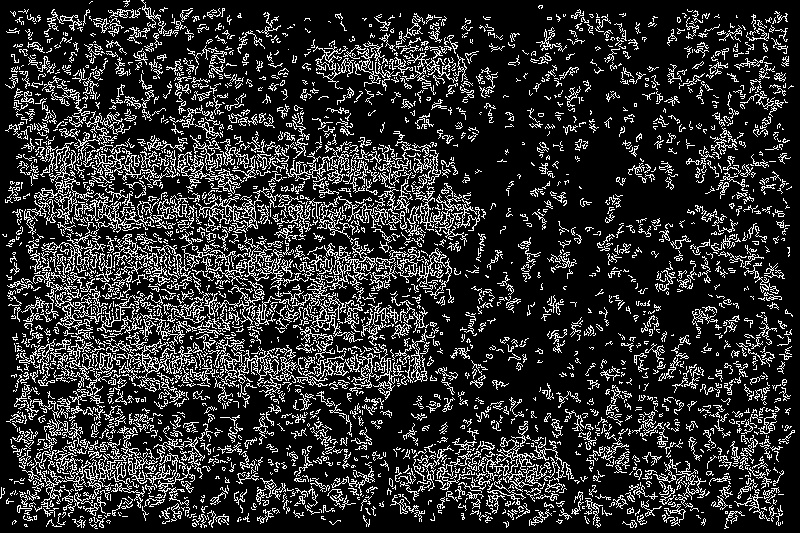
#> input picture output/IMG_5086_800_/edge/IMG_5086_800__deblurred_5_canny_5.jpg, 800 x 533 px; its folder holds only this picture in this run
$ python detect_and_recover.py output/IMG_5086_800_/edge/IMG_5086_800__deblurred_5_canny_5.jpg   (Python 2 division)   (older library calls are emulated)
#> lines starting #> are read from the running program, lines starting #| are printed output that depends on the picture; long printed decimals are rounded
### utils.py
import cv2
import sys
import os

def resizeImg(imgPath, pxl_w=800):
#> called with pxl_w = 800
    import os
    image = cv2.imread(imgPath)
#> image is the input picture: shape (533, 800, 3); min 0, max 255, mean 46.7
    if (image.shape[1] < pxl_w):
        print  "Warning Image:", imgPath, "is smaller than", pxl_w, "in height. No Rescaling done"
        return imgPath
    r = (pxl_w * 1.0) / image.shape[1]
#> r = 1
    dim = (pxl_w, int(image.shape[0] * r))
#> dim = (800, 533)
    # print dim
    # print imgPath
    resized = cv2.resize(image, dim, interpolation=cv2.INTER_AREA)
    path = os.path.split(os.path.abspath(imgPath))
    (file_name, ext) = os.path.splitext(path[1])
    resized_image_name = file_name + "_" + str(pxl_w) + "_" + ext
    resized_image_name = file_name + "_" + str(pxl_w) + "_" + ".png"
    # print resized_image_name
    new_fname = path[0] + "/" + resized_image_name
    print new_fname
    cv2.imwrite(new_fname, resized)
    cv2.imwrite(new_fname, resized)
    return new_fname


# [5 lines left out: function convertjpgtopng, not called in this run]

### detect_blur.py

import cv2


def variance_of_laplacian(image):
	#compute the Laplacian of the image and return the focus measure (variance)
    lap = cv2.Laplacian(image, cv2.CV_64F)
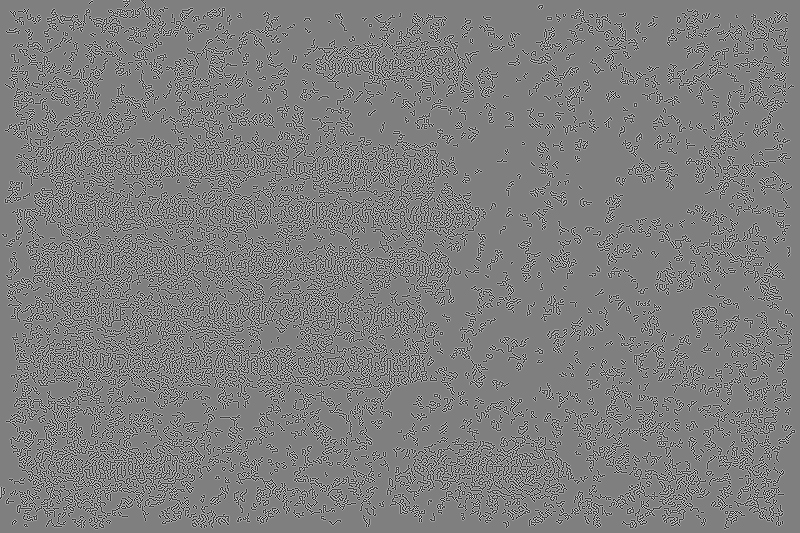
#> lap: shape (533, 800, 3) float64; min -1020, max 1020, mean 0; drawn with min black and max white
#| Variance of Laplacian: 129435.291
    return  lap.var(), lap


def  tenengrad(img):
    import numpy as np
    ksize = 5
    sobelx = cv2.Sobel(img,cv2.CV_64F,1,0, ksize=5)
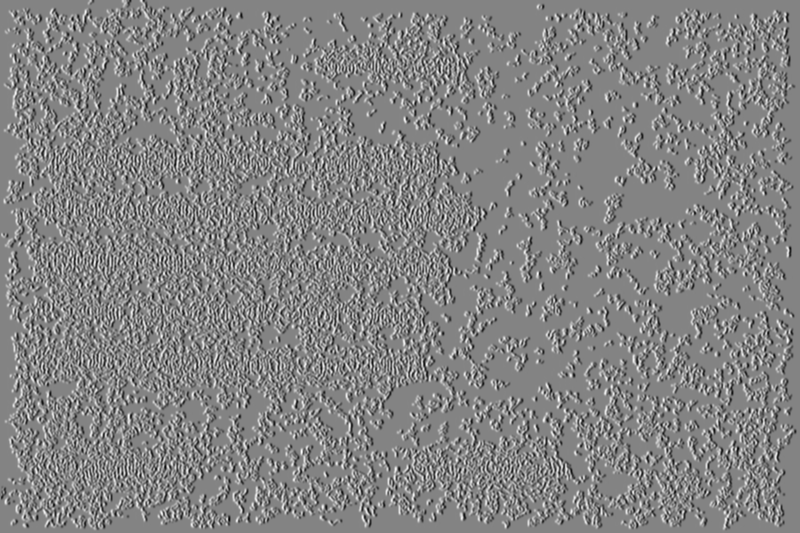
#> sobelx: shape (533, 800, 3) float64; min -11673, max 10934, mean -0.5; drawn with min black and max white
    sobely = cv2.Sobel(img,cv2.CV_64F,0,1 , ksize=5)
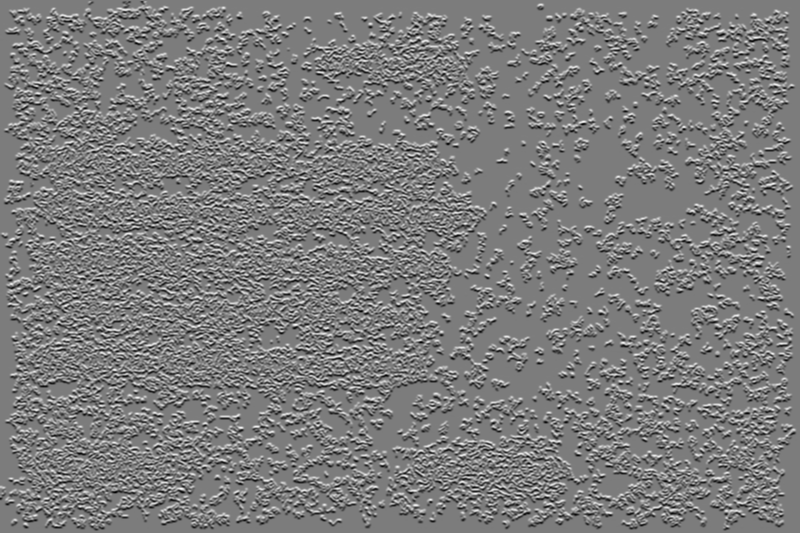
#> sobely: shape (533, 800, 3) float64; min -10871, max 11393, mean -0.6; drawn with min black and max white

    FM = np.multiply(sobelx,sobelx) + np.multiply(sobelx,sobelx)
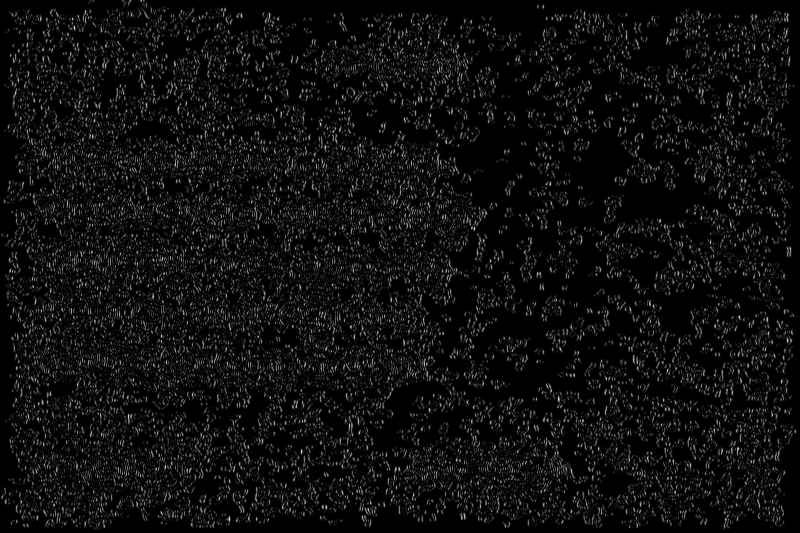
#> FM: shape (533, 800, 3) float64; min 0, max 272517858, mean 15606510.4; drawn with min black and max white
    #print FM.shape
    focusMeasure = cv2.mean(FM)
#> focusMeasure = (15606510.4, 15606510.4, 15606510.4, 0)
    #print "tenengrad==> " , focusMeasure
    return focusMeasure

# [5 lines left out: function normalizedGraylevelVariance, not called in this run]

### detect_and_recover.py
from face_detect import *
from deblur import *

if __name__ == '__main__':
    import argparse
    parser = argparse.ArgumentParser(prog='deblur_util')
    debug = True
    parser.add_argument('imgPath', nargs='*', help='specify the image path')
    parser.add_argument('--cPath', default= 'haarcascade_frontalface_default.xml', nargs='?', help='cascade file path for face detection')
    parser.add_argument('--do_blur', default= 0, nargs='?', help='Generates the blurred face image in the current image directory')
    parser.add_argument('--detect_face_blur', default=0, nargs='?', help='detect the blur based on faces present in the image')
    parser.add_argument('--defocus_deblur', default=0, nargs='?', help='correct the blur due to defocus of camera')
    parser.add_argument('--motion_deblur', default=0, nargs='?', help='correct the blur due to linear motion of camera')
    args = parser.parse_args()


    imgPathList = args.imgPath
    cPath = args.cPath
    """
    imgPathList = ["C:\VM2_SHARED\FinalProject\inputs\\text\set_3\IMG_5085.jpg", \
                   "C:\VM2_SHARED\FinalProject\inputs\\text\set_3\IMG_5086.jpg", \
                   "C:\VM2_SHARED\FinalProject\inputs\\text\set_3\IMG_5087.jpg", \
                   "C:\VM2_SHARED\FinalProject\inputs\\text\set_4\IMG_5091.jpg", \
                   "C:\VM2_SHARED\FinalProject\inputs\\text\set_4\IMG_5092.jpg", \
                   "C:\VM2_SHARED\FinalProject\inputs\\text\set_4\IMG_5093.jpg", \
                   "C:\VM2_SHARED\FinalProject\inputs\\text\set_4\IMG_5094.jpg",
                   "C:\VM2_SHARED\FinalProject\inputs\gen\Capture.png" , \
                   "C:\VM2_SHARED\FinalProject\inputs\gen\\scene_camera_blur.png"
                   ]

    imgPathList = ["C:\VM2_SHARED\FinalProject\inputs\\text\set_3\IMG_5087.jpg", \
                   "C:\VM2_SHARED\FinalProject\inputs\\text\set_3\IMG_5086.jpg", \
                   "C:\VM2_SHARED\FinalProject\inputs\\text\set_3\IMG_5085.jpg", \
                   "C:\VM2_SHARED\FinalProject\inputs\\text\set_4\IMG_5091.jpg", \
                   "C:\VM2_SHARED\FinalProject\inputs\\text\set_4\IMG_5092.jpg", \
                   "C:\VM2_SHARED\FinalProject\inputs\\text\set_4\IMG_5093.jpg", \
                   "C:\VM2_SHARED\FinalProject\inputs\\text\set_4\IMG_5094.jpg",
                   "C:\VM2_SHARED\FinalProject\inputs\gen\Capture.png", \
                   "C:\VM2_SHARED\FinalProject\inputs\gen\scene_camera_blur.png"
                   ]
    """
    for imgPath in imgPathList: # multiple images can be specified at once.
        print "Processing image:" , imgPath
        new_img_path = resizeImg(imgPath,800);
        imgPath = new_img_path
        imm = cv2.imread(imgPath)
        print "Variance of Laplacian:", variance_of_laplacian(imm)[0]
        print "Tenengrad value (Sobel):", tenengrad(imm)[0]
#| Tenengrad value (Sobel): 15606510.445

        if args.detect_face_blur:
            faces = detectface(imgPath,cPath)
            detectFaceblurNormal(imgPath,faces)

        if args.do_blur:
            blurFaces(imgPath,faces)
            sys.exit()

        if args.defocus_deblur:
            do_focus_deblur(imgPath)

        if args.motion_deblur:
            do_motion_deblur(imgPath)

$ run again, on output/IMG_5086_800_/edge/IMG_5086_800__deblurred_6_canny_6.jpg
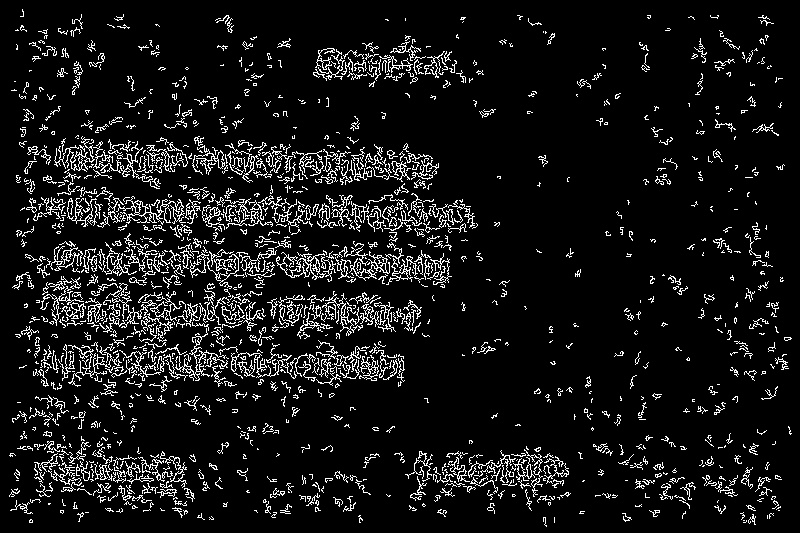
#> input picture output/IMG_5086_800_/edge/IMG_5086_800__deblurred_6_canny_6.jpg, 800 x 533 px
#> in resizeImg, image is the input picture: shape (533, 800, 3); min 0, max 255, mean 21.8
#| Variance of Laplacian: 57658.559
#> in tenengrad, `sobely = cv2.Sobel(img,cv2.CV_64F,0,1 , ksize=5)`:
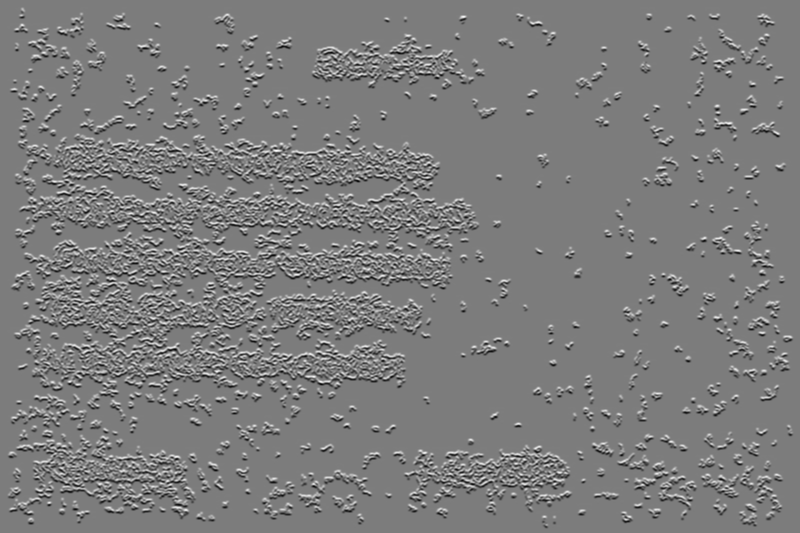
#> sobely: shape (533, 800, 3) float64; min -11176, max 11662, mean 0; drawn with min black and max white
#> in tenengrad, `FM = np.multiply(sobelx,sobelx) + np.multiply(sobelx,sobelx)`:
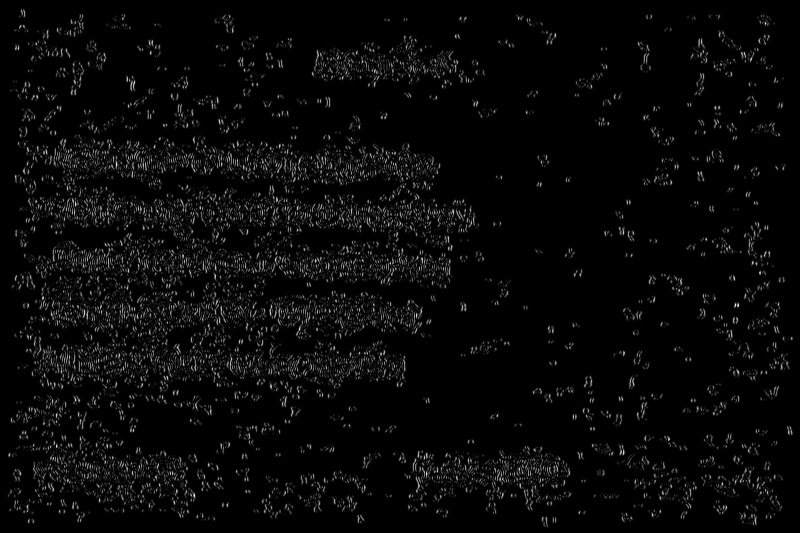
#> FM: shape (533, 800, 3) float64; min 0, max 249493122, mean 8535940.2; drawn with min black and max white
#> focusMeasure = (8535940.2, 8535940.2, 8535940.2, 0)
#| Tenengrad value (Sobel): 8535940.233
